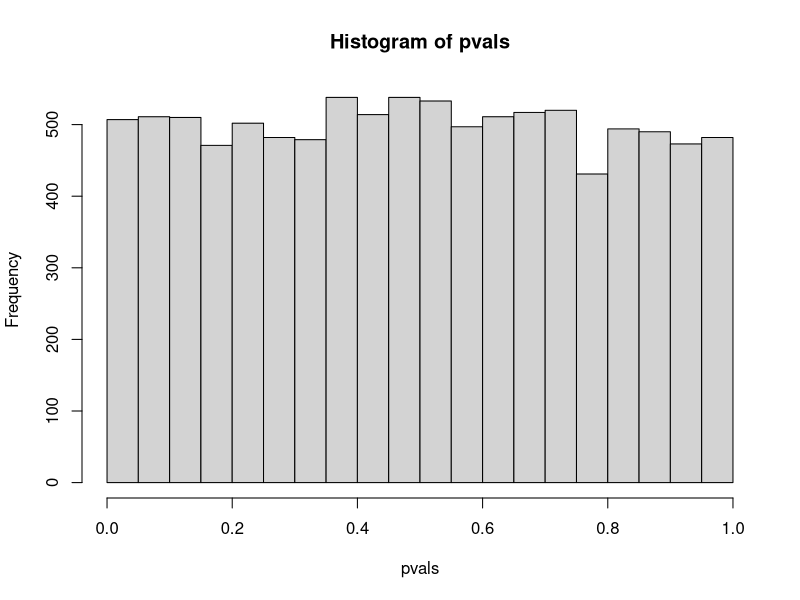
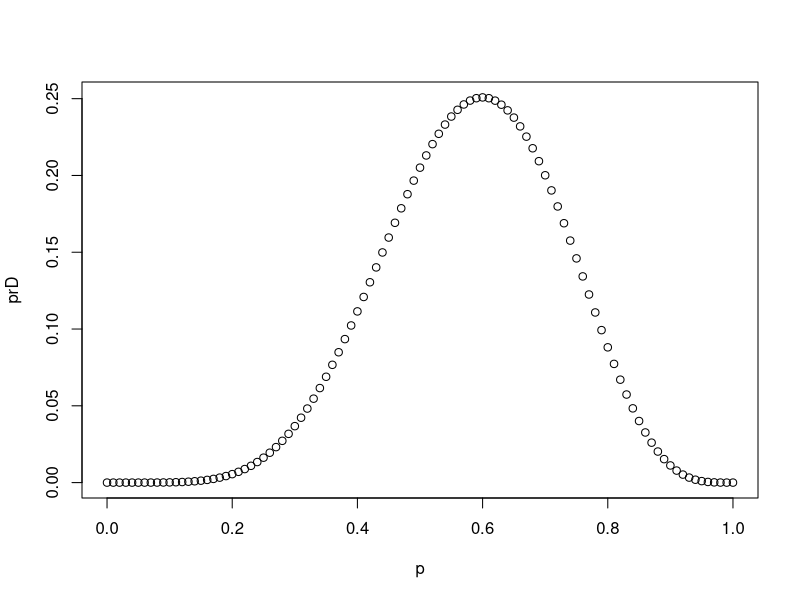
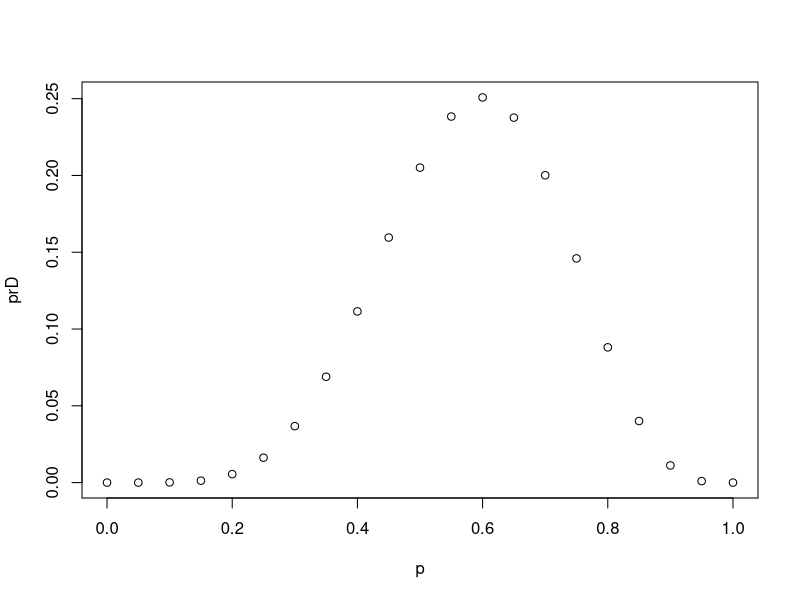
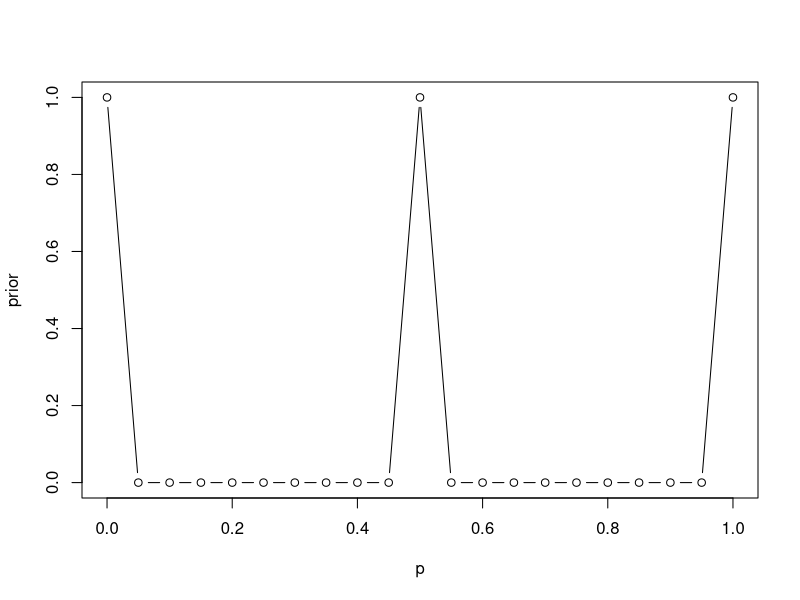
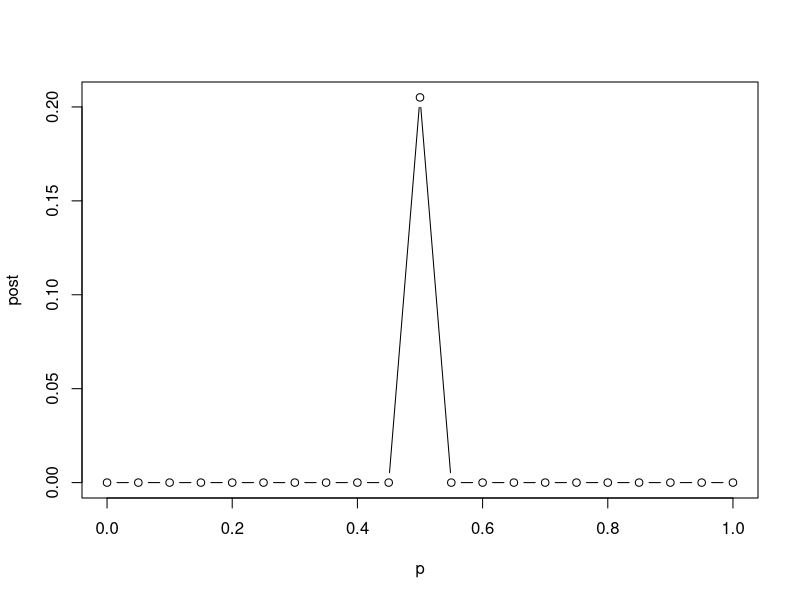

Write the R code that produced these figures, in order.
## ---- chunk 1

nulltest <- t.test(rnorm(10,0,1),rnorm(10,0,1),var.equal = T)

nulltest$p.value

t.test(rnorm(10,0,1),rnorm(10,0,1),var.equal = T)$p.value

pvals <- 1:10000

for (n in 1:10000) {
  pvals[n] <- t.test(rnorm(10,0,1),rnorm(10,0,1),var.equal = T)$p.value
}

hist(pvals)

## ---- chunk 2
n <- 10
k <- 6

p <- seq(0,1,.01)

prD <- (factorial(n) / (factorial(k) * factorial(n - k))) * p^k * (1 - p)^(n - k)

plot(p,prD)



## ---- chunk 3
n <- 10
k <- 6

p <- seq(0,1,.05)

prior <- c(1,0,0,0,0,0,0,0,0,0,1,0,0,0,0,0,0,0,0,0,1)

prD <- (factorial(n) / (factorial(k) * factorial(n - k))) * p^k * (1 - p)^(n - k)

post <- prD * prior

plot(p,prD)

plot(p,prior,type = "b")

plot(p,post,type = "b")



